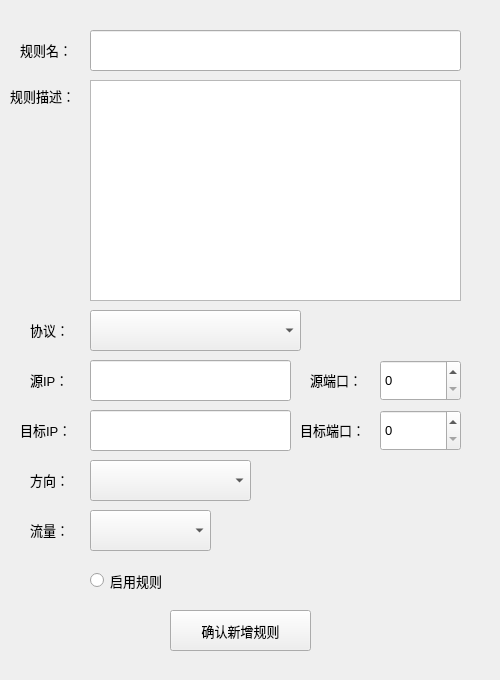
<?xml version="1.0" encoding="UTF-8"?>
<ui version="4.0">
 <class>addrule</class>
 <widget class="QWidget" name="addrule">
  <property name="geometry">
   <rect>
    <x>0</x>
    <y>0</y>
    <width>500</width>
    <height>680</height>
   </rect>
  </property>
  <property name="font">
   <font>
    <pointsize>10</pointsize>
   </font>
  </property>
  <property name="windowTitle">
   <string>Form</string>
  </property>
  <widget class="QLineEdit" name="lineEdit_name">
   <property name="geometry">
    <rect>
     <x>90</x>
     <y>30</y>
     <width>371</width>
     <height>41</height>
    </rect>
   </property>
  </widget>
  <widget class="QTextEdit" name="textEdit">
   <property name="geometry">
    <rect>
     <x>90</x>
     <y>80</y>
     <width>371</width>
     <height>221</height>
    </rect>
   </property>
  </widget>
  <widget class="QComboBox" name="comboBox_pro">
   <property name="geometry">
    <rect>
     <x>90</x>
     <y>310</y>
     <width>211</width>
     <height>41</height>
    </rect>
   </property>
  </widget>
  <widget class="QComboBox" name="comboBox_dir">
   <property name="geometry">
    <rect>
     <x>90</x>
     <y>460</y>
     <width>161</width>
     <height>41</height>
    </rect>
   </property>
  </widget>
  <widget class="QComboBox" name="comboBox_act">
   <property name="geometry">
    <rect>
     <x>90</x>
     <y>510</y>
     <width>121</width>
     <height>41</height>
    </rect>
   </property>
  </widget>
  <widget class="QPushButton" name="pushButton">
   <property name="geometry">
    <rect>
     <x>170</x>
     <y>610</y>
     <width>141</width>
     <height>41</height>
    </rect>
   </property>
   <property name="font">
    <font>
     <pointsize>10</pointsize>
    </font>
   </property>
   <property name="text">
    <string>确认新增规则</string>
   </property>
  </widget>
  <widget class="QLabel" name="label">
   <property name="geometry">
    <rect>
     <x>20</x>
     <y>40</y>
     <width>69</width>
     <height>19</height>
    </rect>
   </property>
   <property name="font">
    <font>
     <pointsize>10</pointsize>
    </font>
   </property>
   <property name="text">
    <string>规则名：</string>
   </property>
  </widget>
  <widget class="QLabel" name="label_2">
   <property name="geometry">
    <rect>
     <x>10</x>
     <y>80</y>
     <width>81</width>
     <height>31</height>
    </rect>
   </property>
   <property name="font">
    <font>
     <pointsize>10</pointsize>
    </font>
   </property>
   <property name="text">
    <string>规则描述：</string>
   </property>
  </widget>
  <widget class="QRadioButton" name="radioButton">
   <property name="geometry">
    <rect>
     <x>90</x>
     <y>560</y>
     <width>118</width>
     <height>41</height>
    </rect>
   </property>
   <property name="font">
    <font>
     <pointsize>10</pointsize>
    </font>
   </property>
   <property name="text">
    <string>启用规则</string>
   </property>
  </widget>
  <widget class="QLabel" name="label_3">
   <property name="geometry">
    <rect>
     <x>30</x>
     <y>320</y>
     <width>69</width>
     <height>19</height>
    </rect>
   </property>
   <property name="font">
    <font>
     <pointsize>10</pointsize>
    </font>
   </property>
   <property name="text">
    <string>协议：</string>
   </property>
  </widget>
  <widget class="QLabel" name="label_4">
   <property name="geometry">
    <rect>
     <x>30</x>
     <y>370</y>
     <width>69</width>
     <height>19</height>
    </rect>
   </property>
   <property name="font">
    <font>
     <pointsize>10</pointsize>
    </font>
   </property>
   <property name="text">
    <string>源IP：</string>
   </property>
  </widget>
  <widget class="QLabel" name="label_5">
   <property name="geometry">
    <rect>
     <x>30</x>
     <y>520</y>
     <width>69</width>
     <height>19</height>
    </rect>
   </property>
   <property name="font">
    <font>
     <pointsize>10</pointsize>
    </font>
   </property>
   <property name="text">
    <string>流量：</string>
   </property>
  </widget>
  <widget class="QLabel" name="label_6">
   <property name="geometry">
    <rect>
     <x>30</x>
     <y>470</y>
     <width>69</width>
     <height>19</height>
    </rect>
   </property>
   <property name="font">
    <font>
     <pointsize>10</pointsize>
    </font>
   </property>
   <property name="text">
    <string>方向：</string>
   </property>
  </widget>
  <widget class="QLineEdit" name="lineEdit_srcIP">
   <property name="geometry">
    <rect>
     <x>90</x>
     <y>360</y>
     <width>201</width>
     <height>41</height>
    </rect>
   </property>
  </widget>
  <widget class="QLabel" name="label_7">
   <property name="geometry">
    <rect>
     <x>310</x>
     <y>370</y>
     <width>69</width>
     <height>19</height>
    </rect>
   </property>
   <property name="text">
    <string>源端口：</string>
   </property>
  </widget>
  <widget class="QSpinBox" name="spinBox_srcPort">
   <property name="geometry">
    <rect>
     <x>380</x>
     <y>360</y>
     <width>81</width>
     <height>41</height>
    </rect>
   </property>
  </widget>
  <widget class="QLabel" name="label_8">
   <property name="geometry">
    <rect>
     <x>20</x>
     <y>420</y>
     <width>69</width>
     <height>19</height>
    </rect>
   </property>
   <property name="font">
    <font>
     <pointsize>10</pointsize>
    </font>
   </property>
   <property name="text">
    <string>目标IP：</string>
   </property>
  </widget>
  <widget class="QSpinBox" name="spinBox_dstPort">
   <property name="geometry">
    <rect>
     <x>380</x>
     <y>410</y>
     <width>81</width>
     <height>41</height>
    </rect>
   </property>
  </widget>
  <widget class="QLabel" name="label_9">
   <property name="geometry">
    <rect>
     <x>300</x>
     <y>420</y>
     <width>81</width>
     <height>19</height>
    </rect>
   </property>
   <property name="text">
    <string>目标端口：</string>
   </property>
  </widget>
  <widget class="QLineEdit" name="lineEdit_dstIP">
   <property name="geometry">
    <rect>
     <x>90</x>
     <y>410</y>
     <width>201</width>
     <height>41</height>
    </rect>
   </property>
  </widget>
 </widget>
 <resources/>
 <connections/>
</ui>
